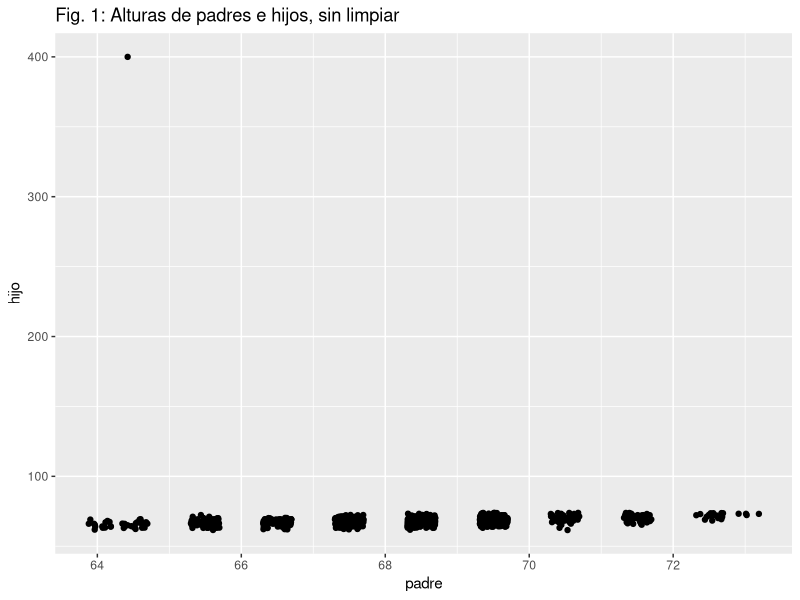
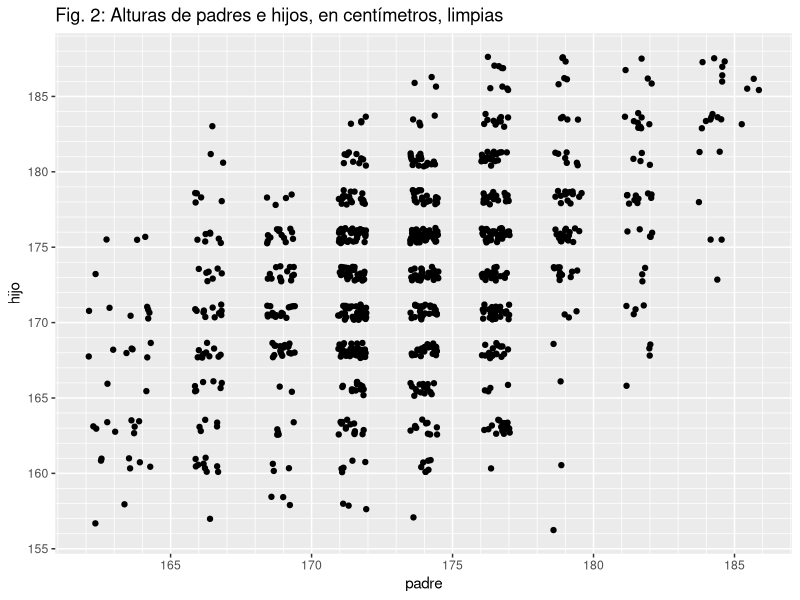
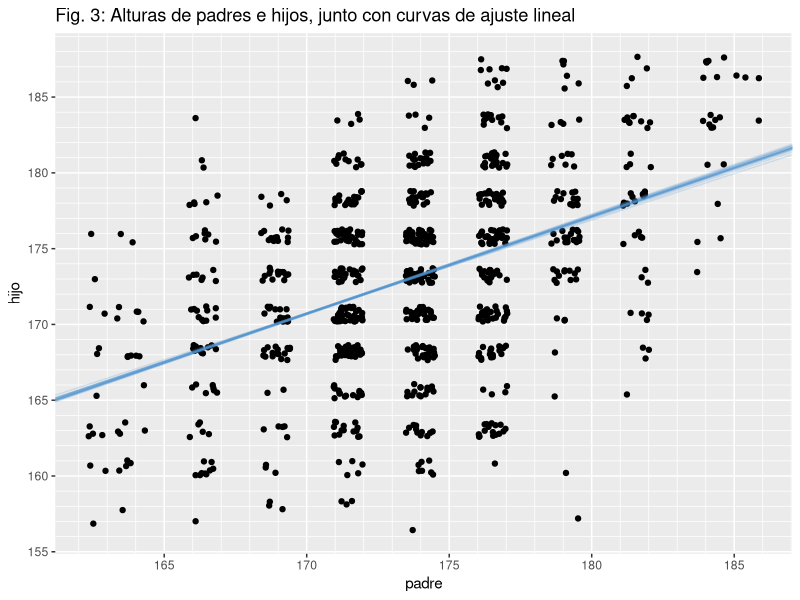
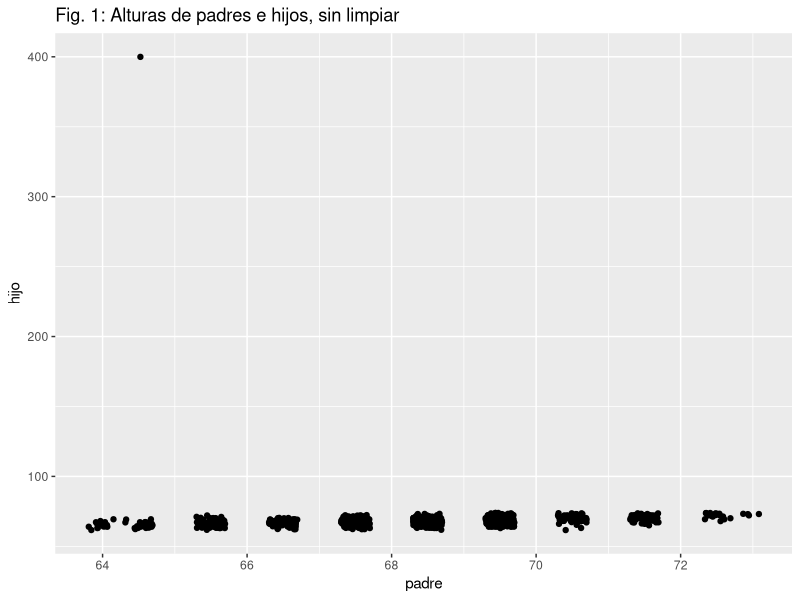
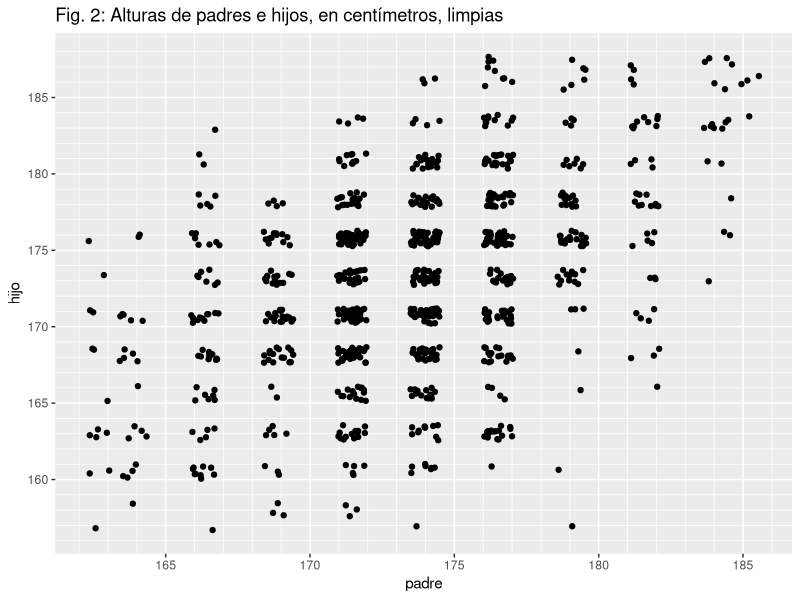
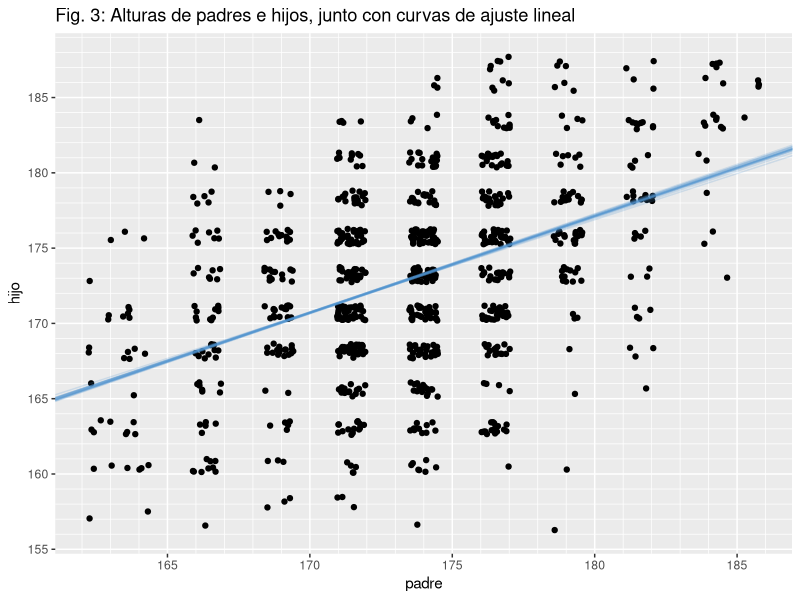

Source code (R) for these figures, in order:
## ---- chunk 1
library(tidyverse)
library(knitr)
opts_chunk$set(fig.width=12, fig.height=8, message=FALSE, comment=NA)
## ---- chunk 2
galton <- read_csv(
  "GaltonMod.csv", skip = 1,
  col_names = c("indice", "obs", "padre", "hijo"),
  col_types = cols(
    indice = col_integer(),
    obs = col_integer(),
    padre = col_double(),
    hijo = col_double()
  )) %>%
  select(-indice)
## ---- chunk 3
fig1 <- ggplot(data = galton, mapping = aes(y = hijo, x = padre)) +
  # position="jitter" les agrega un ligero "ruido" a los puntos para visualizarlos mejor
  geom_point(position = "jitter") +
  labs(title = "Fig. 1: Alturas de padres e hijos, sin limpiar")

ggsave("fig1_dispersion_sin_limpiar.png", fig1, width = 12, height = 8)
fig1
## ---- chunk 4
galton <- galton %>%
  mutate(padre = padre * 2.54, hijo = hijo * 2.54) %>%
  filter(padre < 272, hijo < 272)

fig2 <- ggplot(data = galton, mapping = aes(y = hijo, x = padre)) +
  # position="jitter" les agrega un ligero "ruido" a los puntos para visualizarlos mejor
  geom_point(position = "jitter") +
  labs(title = "Fig. 2: Alturas de padres e hijos, en centímetros, limpias") +
  scale_y_continuous(breaks = seq(0, 300, 5), minor_breaks = seq(0, 300, 1)) +
  scale_x_continuous(breaks = seq(0, 300, 5), minor_breaks = seq(0, 300, 1))

ggsave("fig2_dispersion_limpia.png", fig2, width = 12, height = 8)
fig2
## ---- chunk 5
formulas_modelos <- list(
  "constante" = hijo ~ 1,
  "lineal" = hijo ~ padre,
  "cuadratico" = hijo ~ poly(padre, 2),
  "cubico" = hijo ~ poly(padre, 3)
)

K <- 20

galton <- galton %>%
  mutate(k = sample(K, n(), replace = T))
## ---- chunk 6
galton_train <- function(k_test) { galton %>% filter(k != k_test) }
galton_test <-  function(k_test) { galton %>% filter(k == k_test) }

entrenar_m_en_k <- function(m, k) { lm(formulas_modelos[[m]], galton_train(k))}
predecir_m_en_k <- function(mod, k) { predict(mod, newdata = galton_test(k))}

calcular_ecm <- function(y, y_hat) { mean((y - y_hat)^2) }
## ---- chunk 7
n_modelos <- length(formulas_modelos)

kfold <- tibble(
  id_modelo = rep(names(formulas_modelos), times = K),
  k_test = rep(1:K, each = n_modelos),
  modelo = map2(id_modelo, k_test, entrenar_m_en_k),
  y_test = map(k_test, galton_test) %>% map("hijo"),
  predicciones_test = map2(modelo, k_test, predecir_m_en_k),
  n_k_test = map_int(y_test, length),
  ecm = map2_dbl(y_test, predicciones_test, calcular_ecm))
## ---- chunk 8
resultados <- kfold %>%
  select(id_modelo, n_k_test, ecm) %>%
  group_by(id_modelo) %>%
  summarise(ecm_total = weighted.mean(ecm, n_k_test))

kable(resultados)
## ---- chunk 9
rectas <- kfold %>%
  filter(id_modelo == "lineal") %>%
  mutate(coeficientes = map(modelo, coef),
         ordenada = map_dbl(coeficientes, 1),
         pendiente = map_dbl(coeficientes, 2)) %>%
  select(k_test, ordenada, pendiente)

kable(head(rectas))
## ---- chunk 10
fig3 <- fig2 +
  geom_abline(data = rectas, mapping = aes(intercept = ordenada, slope = pendiente),
              alpha = 0.2, color ="steelblue3") +
  labs(title = "Fig. 3: Alturas de padres e hijos, junto con curvas de ajuste lineal")

ggsave("fig3_dispersion_curvas.png", fig3, width = 12, height = 8)
fig3
